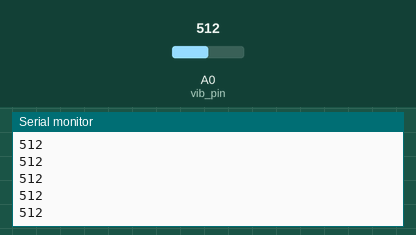
The sketch below on a simulated Arduino Uno, built with avr-gcc and run on an emulated ATmega328P. On the bench: the last lines printed to the serial monitor. Inputs (shaded band) come from the test bench; at power-on: A0 (vib_pin) = 512.

Above: at 1.2 s.
1.3 s: A0 (vib_pin) set to 716
At 1.31 s:
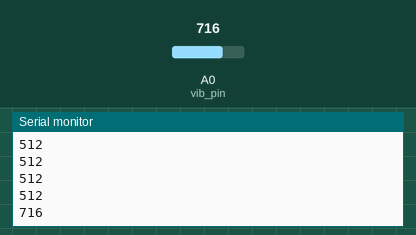
2.8 s: A0 (vib_pin) set to 900
At 2.81 s:
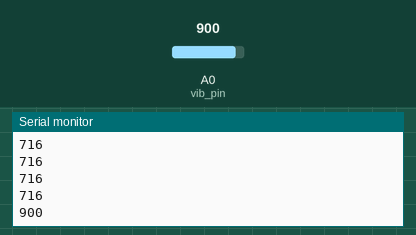
Timing chart, 0 to 5.8 s (numbered marks = the images above; inputs shaded):
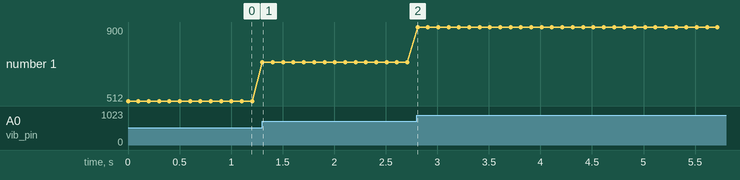

Measured:
- after the input at 1.3 s, the serial monitor: prints a new line at once (image 1)
- after the input at 2.8 s, the serial monitor: prints a new line at once (image 2)
- plotted number 1: 512 → 716 after the input at 1.3 s, 716 → 900 after the input at 2.8 s

The sketch:

sketch_dec05b.ino
```cpp
int vib_pin = A0;
void setup() {
  pinMode(vib_pin, INPUT);
  Serial.begin(9600);      //Only for debugging
}

void loop() {
  int val;
  val = analogRead(vib_pin);
  //Serial.print("Sensor Value: ");
  Serial.println(val);
  //Serial.write(val);

  delay(100); //Small delay

}
```
